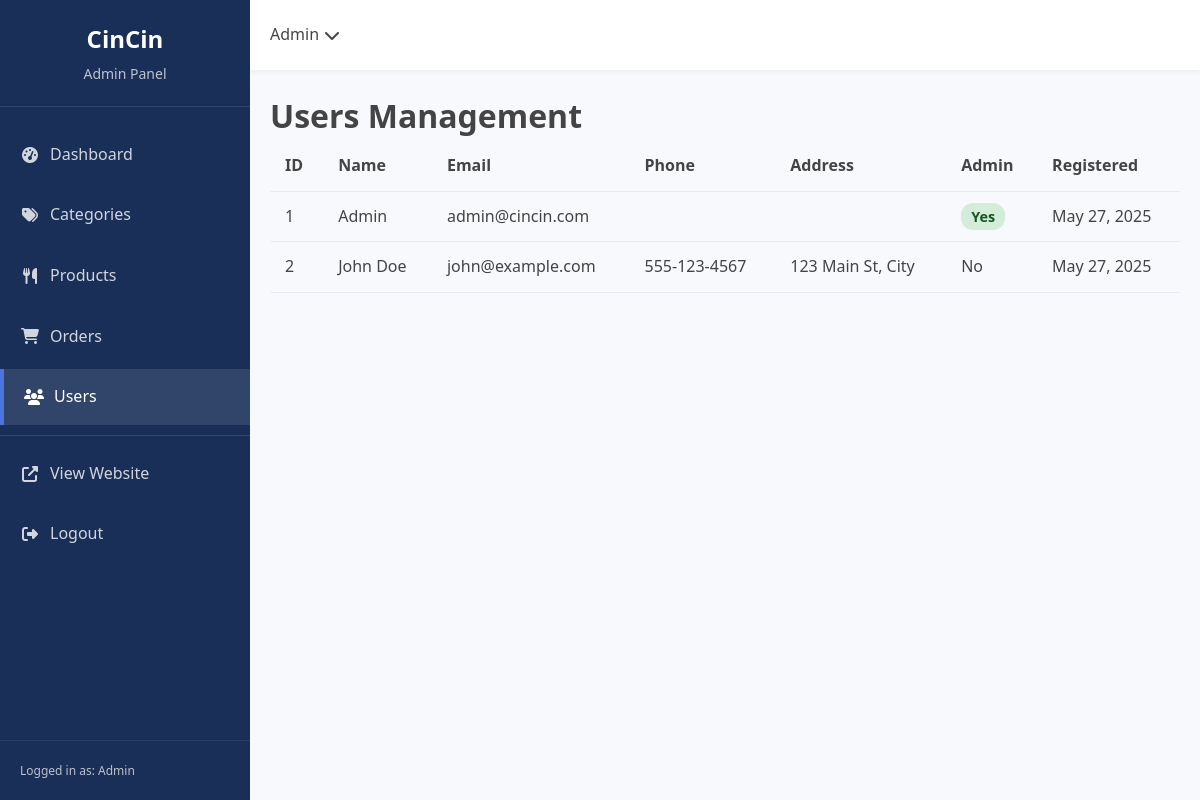
The page /admin/users.php (signed in) on the database its author committed.
### tables this page shows
CREATE TABLE users (
    id INT AUTO_INCREMENT PRIMARY KEY,
    name VARCHAR(100) NOT NULL,
    email VARCHAR(100) NOT NULL UNIQUE,
    password VARCHAR(255) NOT NULL,
    address TEXT,
    phone VARCHAR(20),
    is_admin BOOLEAN DEFAULT 0,
    created_at TIMESTAMP DEFAULT CURRENT_TIMESTAMP,
    updated_at TIMESTAMP DEFAULT CURRENT_TIMESTAMP ON UPDATE CURRENT_TIMESTAMP
);

### admin/users.php (the view, shortened to what this page needs)
<?php
require_once 'includes/header.php';
$query = "SELECT * FROM users ORDER BY created_at DESC";
$result = $conn->query($query);
$users = [];
if ($result && $result->num_rows > 0) {
    while ($row = $result->fetch_assoc()) {
        $users[] = $row;
    }
}
?>
<h1>Users Management</h1>
<div class="table-responsive">
    <table class="data-table">
        <thead>
            <tr>
                <th>ID</th>
                <th>Name</th>
                <th>Email</th>
                <th>Phone</th>
                <th>Address</th>
                <th>Admin</th>
                <th>Registered</th>
            </tr>
        </thead>
        <tbody>
            <?php if (empty($users)): ?>
                <tr>
                    <td colspan="7" class="text-center">No users found</td>
                </tr>
            <?php else: ?>
                <?php foreach ($users as $user): ?>
                    <tr>
                        <td><?php echo $user['id']; ?></td>
                        <td><?php echo htmlspecialchars($user['name']); ?></td>
                        <td><?php echo htmlspecialchars($user['email']); ?></td>
                        <td><?php echo htmlspecialchars($user['phone']); ?></td>
                        <td><?php echo htmlspecialchars($user['address']); ?></td>
                        <td><?php echo $user['is_admin'] ? '<span class="status-badge admin">Yes</span>' : 'No'; ?></td>
                        <td><?php echo date('M d, Y', strtotime($user['created_at'])); ?></td>
                    </tr>
                <?php endforeach; ?>
            <?php endif; ?>
        </tbody>
    </table>
</div>
<?php require_once 'includes/footer.php'; ?>

### assets/css/admin-style.css (style rules this page uses)
:root { --primary-color: #4e73df; --secondary-color: #1cc88a; --dark-color: #5a5c69; --light-color: #f8f9fc; --danger-color: #e74a3b; --warning-color: #f6c23e; --sidebar-width: 250px; --header-height: 70px; }
* { margin: 0; padding: 0; box-sizing: border-box; }
body { font-family: 'Segoe UI', Tahoma, Geneva, Verdana, sans-serif; line-height: 1.6; background-color: #f8f9fc; color: #444; }
.data-table { width: 100%; border-collapse: collapse; }
.data-table th, .data-table td { padding: 12px 15px; text-align: left; border-bottom: 1px solid #eaecf4; }
.data-table th { background-color: #f8f9fc; font-weight: 700; }

### admin/users.php (style rules this page uses)
.status-badge.admin { background: #d4edda; color: #155724; padding: 4px 10px; border-radius: 12px; font-size: 0.9em; font-weight: 600; }

### rows shown on the page
users: id "1", name "Admin", email "admin@cincin.com", is_admin "Yes", created_at "May 27, 2025"
users: id "2", name "John Doe", email "john@example.com", phone "555-123-4567", address "123 Main St, City", is_admin "No", created_at "May 27, 2025"

### other values the page prints
$_SESSION['name'] "Admin"
